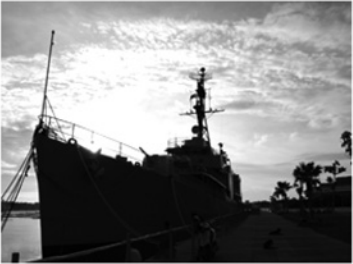
//> input picture src.jpg, 353 x 264 px
$ ./main   (built with g++ and OpenCV 4)
//> lines starting //> are read from the running program, lines starting //| are printed output that depends on the picture
//> further down, img is the input picture: 264 rows x 353 cols, CV_8UC3; min 0, max 255, mean 133.9
### header.h
#ifndef _HEADER_H_
#define _HEADER_H_

#pragma once
#include <iostream>
#include <string>
#include <vector>
using namespace std;

#include <opencv2/core/core.hpp>
#include <opencv2/highgui/highgui.hpp>
#include <opencv2/imgproc/imgproc.hpp>
#include <opencv2/photo/photo.hpp>
#include <opencv2/imgcodecs/imgcodecs.hpp>
using namespace cv;

#endif // !< _HEADER_H_

### imgHelp.h
#ifndef _IMGHELP_H_
#define _IMGHELP_H_

#include "header.h"


class imgHelp
{
public:
    // Construct function
    imgHelp() = default;
    imgHelp(Mat img, bool mydebug);

    // Gamma correction
    void setGamma(double gamma = 0.0);
    double getGamma();
    void gammaCorrection(Mat& dst);

    // Abstarct patchs
    void abstractTopBottomPatch(vector<Mat>& res, int factor = 5);

    // Compute hist
    void computeGrayHistogram(MatND& hist);
    void drawDisplayGrayHistogram(MatND& hist);
    // Analysis Color hist
    void computeAndDisplayColorHistogram(MatND& hist);

    /*
    * 2015_CVPR_High - performance high dynamic range image generation by inverted local patterns
    * I modified some thresholds' value and this complementation do not include AGC for post processiong!
    */
    void hpHdrByInvertedLocalPatterns(Mat& img);

    void MyAutoAdjustBright(Mat& img);

    // display image
    void displayImage(const string name, int waittime = 1000);
    void displayImage(const string name, Mat& img, int waittime = 1000);
private:
    Mat src;
    bool debug = false;
    double pri_gamma = 0.0;
};


#endif // !< _IMGHELP_H_

### imgHelp.cpp
#include "imgHelp.h"


//Construct Fuction
imgHelp::imgHelp(Mat img, bool mydebug = false)
{
    if (img.empty()){
        cerr << " Construct Error! \n"
            << "Please check the instance img!"
            << endl;
        return;
    } else if ((img.channels() != 1) && (img.channels() != 3)) {
        cerr << "Construct Error! \n"
            << "The input image's channels only can be 1 or 3!"
            << endl;
        return;
    } else {
        src = img;
        debug = mydebug;
    }
}

/************************************************************************/
/*
* Setting gamma value for Gamma corrrection.
* default gamma = otsu threshold of src.
*/
/************************************************************************/
// [26 lines left out: functions setGamma, getGamma, not called in this run]


/************************************************************************/
/*
* Gamma correction
* comment：
* 1. 0 < gamma < 1, bright src；
* 2. gamma > 1, dark src；
* 3. gamma = 1, nothing done!
*/
/************************************************************************/
// [152 lines left out: functions gammaCorrection, abstractTopBottomPatch, computeGrayHistogram, drawDisplayGrayHistogram, computeAndDisplayColorHistogram, not called in this run]


/*
* 2015_IET_High-performance high dynamic range image generation by inverted local patterns.pdf
* Without AGC in the following literature
* 2011_Low-complexity camera digital signal imaging for videodocument projection system.pdf
*/
void imgHelp::hpHdrByInvertedLocalPatterns(Mat& img)
{
    img = src.clone();
    if (img.channels() == 1)
    {
        cv::cvtColor(img, img, COLOR_GRAY2BGR);
    }

    // step1: convert BGR format To YCrCb
    cv::cvtColor(img, img, COLOR_BGR2YCrCb);
//> img: 264 rows x 353 cols, CV_8UC3; mean of channels 0, 1, 2 133.9, 128, 128
    // split channels
    vector<Mat> yCrCb(img.channels());
    split(img, yCrCb);
//> yCrCb[1]: 264 rows x 353 cols, CV_8UC1; every value is 128
    Mat Y = yCrCb[0];
    int rows = Y.rows;
//> rows = 264
    int cols = Y.cols;
//> cols = 353

    // step2: detect the type of image("dark", "bright", "extreme", "normal")
    int lchannels = Y.channels();
//> lchannels = 1
    int histSize = 256;
    float range[] = { 0, 256 };
    const float* histRange = { range };
    bool uniform = true;
    bool accumulate = false;
    MatND l_hist;
    cv::calcHist(&Y, 1, 0, Mat(), l_hist, 1, &histSize, &histRange, uniform, accumulate);
//> l_hist = 256 values, max 6334 at index 11, min 22 at index 66, mean 364

    double Hi = 0, Lo = 0;
    const int Th1 = 15;
    const int Th2 = 50;
    const int Th3 = 205;
    const int Th4 = 240;
    /*
    * Formula (1)
    */
    int histVal = 0;
    for (int i = 0; i < 256; ++i) {
        histVal = l_hist.at<int>(i);
        if ((i >= Th2) && (i < Th3))
        {
            continue;
        }

        // low gray level
        if ((i >= 0) && (i < Th1))
        {
            Lo += (histVal * 2);
        }
        if ((i >= Th1) && (i < Th2))
        {
            Lo += histVal;
        }

        // high gray level
        if ((i >= Th3) && (i < Th4))
        {
            Hi += histVal;
        }
        if ((i >= Th4) && (i <= 255))
        {
            Hi += (histVal * 2);
        }
    }
//> this loop made 256 passes
//> (histVal, Lo) on passes 1 to 12: (1116864512, -2.06e+09), (1125187584, -4.11e+09), (1134657536, -6.13e+09), (1133805568, -8.16e+09), (1142865920, -1.02e+10), (1145503744, -1.22e+10), (1142521856, -1.42e+10), (1144324096, -1.62e+10), (1146863616, -1.82e+10), (1151606784, -2.02e+10), (1162928128, -2.22e+10), (1170599936, -2.41e+10)
//> (histVal, Hi) on passes 206 to 211: (1137311744, 1.14e+09), (1138032640, 2.28e+09), (1138229248, 3.41e+09), (1136525312, 4.55e+09), (1136525312, 5.69e+09), (1137016832, 6.82e+09)
//> after the loop, Lo = 9.26e+09; Hi = 7.63e+09


    /*
    * default image Type is "normal"
    * Table 1 Condition of three types
    */
    string Type = "normal";
    double HiRitoLo = 1.0 * Hi / Lo;
//> HiRitoLo = 0.824
    int Ptotal = rows * cols / 4;
//> Ptotal = 23298
    if (Lo > (2 * Hi))
    {
        Type = "dark";
    }
    if (Hi > (2 * Lo))
    {
        Type = "bright";
    }
    if (((0.5 <= HiRitoLo) && (HiRitoLo <= 2)) &&
        (Hi > Ptotal) && (Lo > Ptotal))
    {
        Type = "extreme";
    }

    /*
    *  Type is "normal" nothing to do. just return.
    */
    if (Type == "normal")
    {
        // Merge vector<Mat> yCrCb to img(YCrYb format)
        cv::merge(yCrCb, img);
        // convert YCrCb to BGR format
        cv::cvtColor(img, img, COLOR_YCrCb2BGR);
        return;
    }

    /*
    * Inverse pattern generation kernel
    * Formula (2), (3)
    */
    const int w_mf = 2;
    Mat Ymax = Y.clone();
    // define the inner-loop variants.
    int idx, idy;
    uchar max_mf = 0, val_mf = 0;
    for (int j = 0; j < rows / w_mf; j++)
    {
        for (int i = 0; i < cols / w_mf; i++)
        {
            // Find max intensity of w_mf * w_mf window
            max_mf = 0;
            val_mf = 0;
            for (int m = 0; m < w_mf; m++)
            {
                idy = j*w_mf + m;
                idy = idy >= 0 ? (idy < rows ? idy : rows - 1) : 0;
                for (int n = 0; n < w_mf; n++)
                {
                    idx = i*w_mf + n;
                    idx = idx >= 0 ? (idx < cols ? idx : cols - 1) : 0;
                    val_mf = Ymax.at<uchar>(idy, idx);
                    if (val_mf > max_mf)
                    {
                        max_mf = val_mf;
                    }
                }
            }
            // Setting every pixel's intensity to max_mf
            for (int m = 0; m < w_mf; m++)
            {
                idy = j*w_mf + m;
                idy = idy >= 0 ? (idy < rows ? idy : rows - 1) : 0;
                for (int n = 0; n < w_mf; n++)
                {
                    idx = i*w_mf + n;
                    idx = idx >= 0 ? (idx < cols ? idx : cols - 1) : 0;
                    Ymax.at<uchar>(idy, idx) = max_mf;
                }
            }
        }
    }
//> this loop made 132 passes
//> (max_mf, val_mf, idy) on passes 1 to 12: (219, 177, 1), (154, 154, 3), (157, 157, 5), (161, 161, 7), (166, 165, 9), (172, 172, 11), (177, 177, 13), (178, 177, 15), (175, 173, 17), (171, 168, 19), (166, 163, 21), (163, 163, 23)
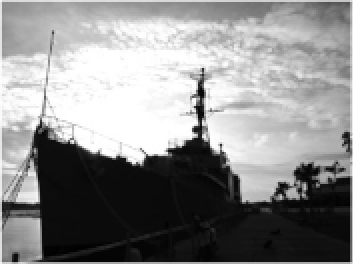
//> Ymax: 264 rows x 353 cols, CV_8UC1; min 1, max 255, mean 139
//> after the loop, max_mf = 198; val_mf = 198; idy = 263; idx = 351
    /*
    * Formula (4) Gain ylpf from ymax image.
    */
    const int w_lf = 3;
    Mat Ylpf;
    cv::boxFilter(Ymax, Ylpf, -1, Size(w_lf, w_lf));
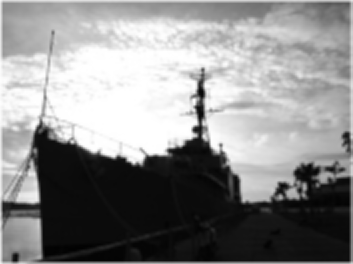
//> Ylpf: 264 rows x 353 cols, CV_8UC1; min 2, max 255, mean 139

    /*
    * Formula (5) Gain Yinv from Ylpf image.
    * Formula (6) Gain Ydark with the help of Thdark, Y.
    * Formula (8) Gain Ymix with the help of Ydark, Yinv and k.
    * Formula (9)-(14) Gain k.
    * Formula (15) Gain the Yhdr image which comprising Ymix, Ydark, Thb
    * Thb is selected by experiment results. and set Thb = 50.
    */
    Mat Yhdr = Y.clone();
    double k = 1.82*(1e-13)*Lo + 0.009;
//> k = 0.0107
    int Thb = 50;

    /*
    * Formula (7) Setting Thdark with the help of light's Type.
    */
    int Thdark = 0;
    if (Type == "dark")
    {
        Thdark = 128;
    }
    else if (Type == "extreme")
    {
        Thdark = 50;
    }
    else if (Type == "bright")
    {
        Thdark = 0;
    }
    else {
        Thdark = 0; // This bad idea for now.
    }

    if (debug)
    {
        cout << "Hi   = " << Hi << endl;
        cout << "Lo   = " << Lo << endl;
        cout << "HiRitoLo = " << HiRitoLo << endl;
        cout << "Ptotal = " << Ptotal << endl;
        cout << "Type = " << Type << endl;
        cout << "k = " << k << endl;
        cout << "Thdark = " << Thdark << endl;
    }

    /*
    yin    : pixel intensity of Y
    yinvv  : pixel intensity of Yinv
    ydarkv : pixel intensity of Ydark
    yminxv : pixel intensity of Ymix
    yhdrv  : pixel intensity of Yhdr
    */
    uchar yin = 0;
    uchar yinvv = 0, ydarkv = 0;
    uchar ymixv = 0;
    double yhdrv = 0;
    for (int j = 0; j < rows; j++)
    {
        for (int i = 0; i < cols; i++)
        {
            // Formula (5)
            yinvv = saturate_cast<uchar>(pow(255 - Ylpf.at<uchar>(j, i), 2) / 255);
            // Formula (6)
            yin = Y.at<uchar>(j, i);
            if (yin < Thdark)
            {
                ydarkv = saturate_cast<uchar>(yin + (Thdark - yin) * 0.05);
            }
            else
            {
                ydarkv = yin;
            }
            // Formula (8)
            ymixv = saturate_cast<uchar>(ydarkv * yinvv * k);
            // Formula (15)
            if (ydarkv >= Thb)
            {
                yhdrv = ymixv + pow(ydarkv - Thb, 2)*0.005;
            }
            else
            {
                yhdrv = ymixv;
            }

            Yhdr.at<uchar>(j, i) = saturate_cast<uchar>(yhdrv);
        }
    }
//> this loop made 264 passes
//> (yinvv, yin, ydarkv, ymixv, yhdrv) on passes 1 to 3: (4, 242, 242, 10, 194.3), (9, 228, 228, 22, 180.4), (16, 219, 219, 37, 179.8)
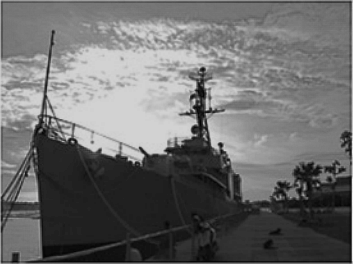
//> Yhdr: 264 rows x 353 cols, CV_8UC1; min 3, max 239, mean 107.7
    // TODO AGC

    // Setting Y channel to Yhdr.
    yCrCb[0] = Yhdr;
    // Merge vector<Mat> yCrCb to img(YCrYb format)
    cv::merge(yCrCb, img);
//> img: 264 rows x 353 cols, CV_8UC3; mean of channels 0, 1, 2 107.7, 128, 128
    // convert YCrCb to BGR format
    cv::cvtColor(img, img, COLOR_YCrCb2BGR);
}


//
// [65 lines left out: functions MyAutoAdjustBright, displayImage, displayImage, not called in this run]

### main.cpp
#include "imgHelp.h"

bool myDebug = false;
bool mySave = true;

// just do gamma correction
Mat& doGammaCorrection(Mat&, Mat&, double);
// find and display the max min point
void displayMaxMinPoint(Mat&);


// main entry
int main(int argc, char* argv[])
{
    const string path = "D:/GitHub/hdrs/src.jpg";
    Mat img = imread(path, 1);
    imgHelp test(img, false);
    Mat res;
    test.hpHdrByInvertedLocalPatterns(res);
    if (mySave) {
        imwrite("D:/GitHub/hdrs/res.jpg", res);
    }
	return 0;
}


/*
*  Birght or dark image by Gamma correction.
* comment:
* 1. 0 < gamma < 1, bright image;
* 2. gamma > 1, dark image;
* 3. gamma = 1, nothing done!
*/
// [58 lines left out: functions doGammaCorrection, displayMaxMinPoint, not called in this run]
